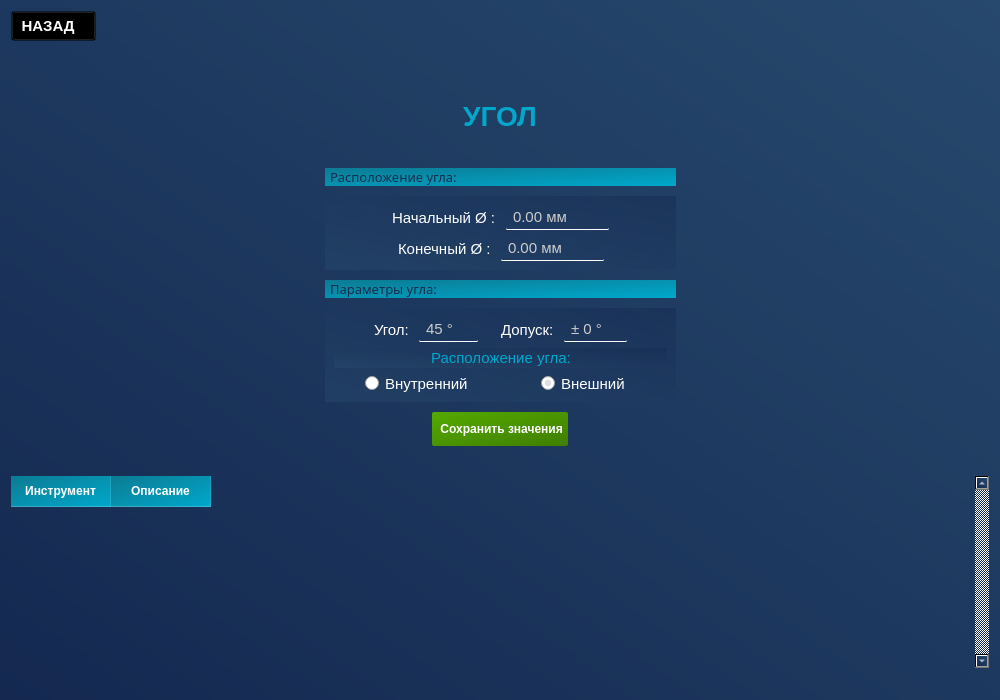
<?xml version="1.0" encoding="UTF-8"?>
<ui version="4.0">
 <class>PageTokarnayaAngle</class>
 <widget class="QWidget" name="PageTokarnayaAngle">
  <property name="geometry">
   <rect>
    <x>0</x>
    <y>0</y>
    <width>1000</width>
    <height>700</height>
   </rect>
  </property>
  <property name="minimumSize">
   <size>
    <width>1000</width>
    <height>0</height>
   </size>
  </property>
  <property name="windowTitle">
   <string>Form</string>
  </property>
  <property name="styleSheet">
   <string notr="true">color: white;
background-color: qlineargradient(spread:pad, x1:0, y1:1, x2:1, y2:0, stop:0 rgba(20, 40, 80, 255), stop:1 rgba(39, 73, 109, 255));
</string>
  </property>
  <layout class="QVBoxLayout" name="verticalLayout_2">
   <item alignment="Qt::AlignmentFlag::AlignLeft">
    <widget class="QPushButton" name="btn_home_tokarnaya_angle">
     <property name="sizePolicy">
      <sizepolicy hsizetype="Minimum" vsizetype="Fixed">
       <horstretch>0</horstretch>
       <verstretch>0</verstretch>
      </sizepolicy>
     </property>
     <property name="minimumSize">
      <size>
       <width>70</width>
       <height>0</height>
      </size>
     </property>
     <property name="maximumSize">
      <size>
       <width>150</width>
       <height>30</height>
      </size>
     </property>
     <property name="font">
      <font>
       <pointsize>11</pointsize>
       <bold>true</bold>
      </font>
     </property>
     <property name="styleSheet">
      <string notr="true">QPushButton {
	border-bottom: 1px solid white;
	height: 30px;
	background-color: rgba(0,0,0,0);
	padding: 5 20 5 5

}
QPushButton:hover {
	border-radius: 10px;
	border: none;
	border-left: 1px solid rgb(58, 170, 255);
	background-color: qlineargradient(spread:pad, x1:1, y1:0.506, x2:0.517045, y2:0.528, stop:0.0340909 rgba(15, 109, 159, 0), stop:1 rgba(15, 109, 159, 64))
}
QPushButton:pressed {
	background-color: rgb(0, 53, 93)
}</string>
     </property>
     <property name="text">
      <string> НАЗАД</string>
     </property>
     <property name="icon">
      <iconset resource="res/res.qrc">
       <normaloff>:/icons/back2.png</normaloff>:/icons/back2.png</iconset>
     </property>
    </widget>
   </item>
   <item>
    <spacer name="verticalSpacer">
     <property name="orientation">
      <enum>Qt::Orientation::Vertical</enum>
     </property>
     <property name="sizeHint" stdset="0">
      <size>
       <width>20</width>
       <height>40</height>
      </size>
     </property>
    </spacer>
   </item>
   <item>
    <widget class="QLabel" name="label_7">
     <property name="sizePolicy">
      <sizepolicy hsizetype="Minimum" vsizetype="Maximum">
       <horstretch>0</horstretch>
       <verstretch>0</verstretch>
      </sizepolicy>
     </property>
     <property name="font">
      <font>
       <pointsize>-1</pointsize>
       <fontweight>DemiBold</fontweight>
      </font>
     </property>
     <property name="styleSheet">
      <string notr="true">background-color: none;
color: qlineargradient(spread:pad, x1:0, y1:0, x2:1, y2:1, stop:0 rgba(12, 123, 147, 255), stop:1 rgba(0, 168, 204, 255));
font-size: 28px;
font-weight: 600;
border: none;
width: 300px;

</string>
     </property>
     <property name="text">
      <string>УГОЛ</string>
     </property>
     <property name="alignment">
      <set>Qt::AlignmentFlag::AlignCenter</set>
     </property>
    </widget>
   </item>
   <item>
    <layout class="QVBoxLayout" name="verticalLayout_10">
     <property name="spacing">
      <number>10</number>
     </property>
     <property name="leftMargin">
      <number>0</number>
     </property>
     <property name="topMargin">
      <number>0</number>
     </property>
     <property name="rightMargin">
      <number>0</number>
     </property>
     <property name="bottomMargin">
      <number>0</number>
     </property>
     <item>
      <layout class="QHBoxLayout" name="horizontalLayout">
       <property name="topMargin">
        <number>10</number>
       </property>
       <item>
        <spacer name="horizontalSpacer">
         <property name="orientation">
          <enum>Qt::Orientation::Horizontal</enum>
         </property>
         <property name="sizeHint" stdset="0">
          <size>
           <width>40</width>
           <height>20</height>
          </size>
         </property>
        </spacer>
       </item>
       <item>
        <widget class="QWidget" name="main" native="true">
         <property name="mouseTracking">
          <bool>true</bool>
         </property>
         <property name="tabletTracking">
          <bool>false</bool>
         </property>
         <property name="autoFillBackground">
          <bool>false</bool>
         </property>
         <property name="styleSheet">
          <string notr="true">QWidget {
	border: none;
	background: none;
	
}
</string>
         </property>
         <layout class="QVBoxLayout" name="verticalLayout_11">
          <property name="spacing">
           <number>10</number>
          </property>
          <property name="leftMargin">
           <number>10</number>
          </property>
          <property name="topMargin">
           <number>20</number>
          </property>
          <property name="rightMargin">
           <number>10</number>
          </property>
          <property name="bottomMargin">
           <number>20</number>
          </property>
          <item>
           <widget class="QLabel" name="label_9">
            <property name="font">
             <font>
              <family>Segoe UI Light</family>
              <pointsize>10</pointsize>
              <bold>false</bold>
             </font>
            </property>
            <property name="styleSheet">
             <string notr="true">QLabel {
	background: qlineargradient(spread:pad, x1:0, y1:0, x2:1, y2:1, stop:0 rgba(12, 123, 147, 255), stop:1 rgba(0, 168, 204, 255));
	padding-left: 2px;	
	color: rgb(24, 45, 76)
}
</string>
            </property>
            <property name="text">
             <string>Расположение угла:</string>
            </property>
           </widget>
          </item>
          <item>
           <widget class="QWidget" name="widget" native="true">
            <property name="styleSheet">
             <string notr="true">QWidget {
	background: qlineargradient(spread:pad, x1:0, y1:1, x2:1, y2:0, stop:0 rgba(39, 72, 109, 129), stop:1 rgba(21, 41, 81, 129));

}
Line {
	background: qlineargradient(spread:pad, x1:0, y1:0, x2:1, y2:1, stop:0 rgba(8, 81, 97, 128), stop:1 rgba(0, 117, 142, 106))
}</string>
            </property>
            <layout class="QVBoxLayout" name="verticalLayout">
             <item>
              <widget class="QWidget" name="horizontalWidget_4" native="true">
               <property name="styleSheet">
                <string notr="true">border-radius: none;
border: none;
background: none;</string>
               </property>
               <layout class="QHBoxLayout" name="horizontalLayout_11">
                <property name="spacing">
                 <number>10</number>
                </property>
                <property name="leftMargin">
                 <number>0</number>
                </property>
                <property name="topMargin">
                 <number>0</number>
                </property>
                <property name="rightMargin">
                 <number>0</number>
                </property>
                <property name="bottomMargin">
                 <number>0</number>
                </property>
                <item>
                 <spacer name="horizontalSpacer_13">
                  <property name="orientation">
                   <enum>Qt::Orientation::Horizontal</enum>
                  </property>
                  <property name="sizeHint" stdset="0">
                   <size>
                    <width>40</width>
                    <height>20</height>
                   </size>
                  </property>
                 </spacer>
                </item>
                <item>
                 <widget class="QLabel" name="label_6">
                  <property name="font">
                   <font>
                    <pointsize>11</pointsize>
                   </font>
                  </property>
                  <property name="styleSheet">
                   <string notr="true">background: none;
border: none;

border-radius: none;</string>
                  </property>
                  <property name="text">
                   <string>Начальный Ø :</string>
                  </property>
                 </widget>
                </item>
                <item alignment="Qt::AlignmentFlag::AlignRight">
                 <widget class="QDoubleSpinBox" name="doubleSpinBox_start_d">
                  <property name="styleSheet">
                   <string notr="true">QDoubleSpinBox {
	padding: 2 5 2 5;	
	border: none;
	border-bottom: 1px solid white;
	border-radius: 1px;
	background: rgba(255, 255, 255, 0);
	transition: color 0.3s ease;
	transition: border-bottom 0.4s ease;
	color: rgb(204, 204, 204);
	font-size: 11pt
}

QDoubleSpinBox:disabled {
	color: rgb(120, 106, 107);
	background: rgba(255, 255, 255, 20);
}

QDoubleSpinBox:hover {
	color: rgb(255, 255, 255)
}

QDoubleSpinBox:pressed {
	border-bottom: 1px solid white;
}
</string>
                  </property>
                  <property name="prefix">
                   <string/>
                  </property>
                  <property name="suffix">
                   <string> мм</string>
                  </property>
                  <property name="minimum">
                   <double>0.000000000000000</double>
                  </property>
                  <property name="maximum">
                   <double>630.000000000000000</double>
                  </property>
                  <property name="value">
                   <double>0.000000000000000</double>
                  </property>
                 </widget>
                </item>
                <item>
                 <spacer name="horizontalSpacer_14">
                  <property name="orientation">
                   <enum>Qt::Orientation::Horizontal</enum>
                  </property>
                  <property name="sizeHint" stdset="0">
                   <size>
                    <width>40</width>
                    <height>20</height>
                   </size>
                  </property>
                 </spacer>
                </item>
               </layout>
              </widget>
             </item>
             <item>
              <widget class="QWidget" name="horizontalWidget_2" native="true">
               <property name="styleSheet">
                <string notr="true">border-radius: none;
border: none;
background: none;</string>
               </property>
               <layout class="QHBoxLayout" name="horizontalLayout_4">
                <property name="spacing">
                 <number>10</number>
                </property>
                <property name="leftMargin">
                 <number>0</number>
                </property>
                <property name="topMargin">
                 <number>0</number>
                </property>
                <property name="rightMargin">
                 <number>0</number>
                </property>
                <property name="bottomMargin">
                 <number>0</number>
                </property>
                <item>
                 <spacer name="horizontalSpacer_3">
                  <property name="orientation">
                   <enum>Qt::Orientation::Horizontal</enum>
                  </property>
                  <property name="sizeHint" stdset="0">
                   <size>
                    <width>40</width>
                    <height>20</height>
                   </size>
                  </property>
                 </spacer>
                </item>
                <item>
                 <widget class="QLabel" name="label_2">
                  <property name="font">
                   <font>
                    <pointsize>11</pointsize>
                   </font>
                  </property>
                  <property name="styleSheet">
                   <string notr="true">background: none;
border: none;

border-radius: none;</string>
                  </property>
                  <property name="text">
                   <string>Конечный Ø :</string>
                  </property>
                 </widget>
                </item>
                <item>
                 <widget class="QDoubleSpinBox" name="doubleSpinBox_end_d">
                  <property name="styleSheet">
                   <string notr="true">QDoubleSpinBox {
	padding: 2 5 2 5;	
	border: none;
	border-bottom: 1px solid white;
	border-radius: 1px;
	background: rgba(255, 255, 255, 0);
	transition: color 0.3s ease;
	transition: border-bottom 0.4s ease;
	color: rgb(204, 204, 204);
	font-size: 11pt
}

QDoubleSpinBox:disabled {
	color: rgb(120, 106, 107);
	background: rgba(255, 255, 255, 20);
}

QDoubleSpinBox:hover {
	color: rgb(255, 255, 255)
}

QDoubleSpinBox:pressed {
	border-bottom: 1px solid white;
}
</string>
                  </property>
                  <property name="prefix">
                   <string/>
                  </property>
                  <property name="suffix">
                   <string> мм</string>
                  </property>
                  <property name="minimum">
                   <double>0.000000000000000</double>
                  </property>
                  <property name="maximum">
                   <double>630.000000000000000</double>
                  </property>
                  <property name="value">
                   <double>0.000000000000000</double>
                  </property>
                 </widget>
                </item>
                <item>
                 <spacer name="horizontalSpacer_4">
                  <property name="orientation">
                   <enum>Qt::Orientation::Horizontal</enum>
                  </property>
                  <property name="sizeHint" stdset="0">
                   <size>
                    <width>40</width>
                    <height>20</height>
                   </size>
                  </property>
                 </spacer>
                </item>
               </layout>
              </widget>
             </item>
            </layout>
           </widget>
          </item>
          <item>
           <widget class="QLabel" name="label_12">
            <property name="font">
             <font>
              <family>Segoe UI Light</family>
              <pointsize>10</pointsize>
              <bold>false</bold>
             </font>
            </property>
            <property name="styleSheet">
             <string notr="true">QLabel {
	background: qlineargradient(spread:pad, x1:0, y1:0, x2:1, y2:1, stop:0 rgba(12, 123, 147, 255), stop:1 rgba(0, 168, 204, 255));
	padding-left: 2px;	
	color: rgb(24, 45, 76)
}
</string>
            </property>
            <property name="text">
             <string>Параметры угла:</string>
            </property>
           </widget>
          </item>
          <item>
           <widget class="QWidget" name="widget_2" native="true">
            <property name="styleSheet">
             <string notr="true">QWidget {
	background: qlineargradient(spread:pad, x1:0, y1:1, x2:1, y2:0, stop:0 rgba(39, 72, 109, 129), stop:1 rgba(21, 41, 81, 129));

}
Line {
	background: qlineargradient(spread:pad, x1:0, y1:0, x2:1, y2:1, stop:0 rgba(8, 81, 97, 128), stop:1 rgba(0, 117, 142, 106))
}</string>
            </property>
            <layout class="QVBoxLayout" name="verticalLayout_3">
             <item>
              <widget class="QWidget" name="horizontalWidget_3" native="true">
               <property name="styleSheet">
                <string notr="true">border-radius: none;
border: none;
background: none;</string>
               </property>
               <layout class="QHBoxLayout" name="horizontalLayout_5">
                <property name="spacing">
                 <number>10</number>
                </property>
                <property name="leftMargin">
                 <number>0</number>
                </property>
                <property name="topMargin">
                 <number>0</number>
                </property>
                <property name="rightMargin">
                 <number>0</number>
                </property>
                <property name="bottomMargin">
                 <number>0</number>
                </property>
                <item>
                 <spacer name="horizontalSpacer_5">
                  <property name="orientation">
                   <enum>Qt::Orientation::Horizontal</enum>
                  </property>
                  <property name="sizeHint" stdset="0">
                   <size>
                    <width>40</width>
                    <height>20</height>
                   </size>
                  </property>
                 </spacer>
                </item>
                <item alignment="Qt::AlignmentFlag::AlignHCenter">
                 <widget class="QLabel" name="label_3">
                  <property name="font">
                   <font>
                    <pointsize>11</pointsize>
                   </font>
                  </property>
                  <property name="styleSheet">
                   <string notr="true">background: none;
border: none;

border-radius: none;</string>
                  </property>
                  <property name="text">
                   <string>Угол:</string>
                  </property>
                 </widget>
                </item>
                <item>
                 <widget class="QSpinBox" name="spinBox_angle">
                  <property name="styleSheet">
                   <string notr="true">QSpinBox {
	padding: 2 5 2 5;	
	border: none;
	border-bottom: 1px solid white;
	border-radius: 1px;
	background: rgba(255, 255, 255, 0);
	transition: color 0.3s ease;
	transition: border-bottom 0.4s ease;
	color: rgb(204, 204, 204);
	font-size: 11pt
}

QSpinBox:disabled {
	color: rgb(120, 106, 107);
	background: rgba(255, 255, 255, 20);
}

QSpinBox:hover {
	color: rgb(255, 255, 255)
}

QSpinBox:pressed {
	border-bottom: 1px solid white;
}
</string>
                  </property>
                  <property name="suffix">
                   <string> °</string>
                  </property>
                  <property name="minimum">
                   <number>1</number>
                  </property>
                  <property name="value">
                   <number>45</number>
                  </property>
                 </widget>
                </item>
                <item>
                 <widget class="Line" name="line">
                  <property name="minimumSize">
                   <size>
                    <width>0</width>
                    <height>1</height>
                   </size>
                  </property>
                  <property name="orientation">
                   <enum>Qt::Orientation::Vertical</enum>
                  </property>
                 </widget>
                </item>
                <item>
                 <widget class="QLabel" name="label_8">
                  <property name="font">
                   <font>
                    <pointsize>11</pointsize>
                   </font>
                  </property>
                  <property name="styleSheet">
                   <string notr="true">background: none;
border: none;

border-radius: none;</string>
                  </property>
                  <property name="text">
                   <string>Допуск:</string>
                  </property>
                 </widget>
                </item>
                <item>
                 <widget class="QSpinBox" name="spinBox_angle_2">
                  <property name="styleSheet">
                   <string notr="true">QSpinBox {
	padding: 2 5 2 5;	
	border: none;
	border-bottom: 1px solid white;
	border-radius: 1px;
	background: rgba(255, 255, 255, 0);
	transition: color 0.3s ease;
	transition: border-bottom 0.4s ease;
	color: rgb(204, 204, 204);
	font-size: 11pt
}

QSpinBox:disabled {
	color: rgb(120, 106, 107);
	background: rgba(255, 255, 255, 20);
}

QSpinBox:hover {
	color: rgb(255, 255, 255)
}

QSpinBox:pressed {
	border-bottom: 1px solid white;
}
</string>
                  </property>
                  <property name="suffix">
                   <string> °</string>
                  </property>
                  <property name="prefix">
                   <string>± </string>
                  </property>
                  <property name="minimum">
                   <number>0</number>
                  </property>
                  <property name="maximum">
                   <number>5</number>
                  </property>
                  <property name="value">
                   <number>0</number>
                  </property>
                 </widget>
                </item>
                <item>
                 <spacer name="horizontalSpacer_6">
                  <property name="orientation">
                   <enum>Qt::Orientation::Horizontal</enum>
                  </property>
                  <property name="sizeHint" stdset="0">
                   <size>
                    <width>40</width>
                    <height>20</height>
                   </size>
                  </property>
                 </spacer>
                </item>
               </layout>
              </widget>
             </item>
             <item>
              <widget class="QWidget" name="horizontalWidget_5" native="true">
               <property name="styleSheet">
                <string notr="true">border-radius: none;
border: none;</string>
               </property>
               <layout class="QHBoxLayout" name="horizontalLayout_7">
                <property name="spacing">
                 <number>10</number>
                </property>
                <property name="leftMargin">
                 <number>0</number>
                </property>
                <property name="topMargin">
                 <number>0</number>
                </property>
                <property name="rightMargin">
                 <number>0</number>
                </property>
                <property name="bottomMargin">
                 <number>0</number>
                </property>
                <item>
                 <spacer name="horizontalSpacer_9">
                  <property name="orientation">
                   <enum>Qt::Orientation::Horizontal</enum>
                  </property>
                  <property name="sizeHint" stdset="0">
                   <size>
                    <width>40</width>
                    <height>20</height>
                   </size>
                  </property>
                 </spacer>
                </item>
                <item>
                 <widget class="QLabel" name="label_11">
                  <property name="font">
                   <font>
                    <pointsize>11</pointsize>
                    <underline>false</underline>
                   </font>
                  </property>
                  <property name="styleSheet">
                   <string notr="true">background: none;
border: none;
border-radius: none;
color: qlineargradient(spread:pad, x1:0, y1:0, x2:1, y2:1, stop:0 rgba(12, 123, 147, 255), stop:1 rgba(0, 168, 204, 255))</string>
                  </property>
                  <property name="text">
                   <string>Расположение угла:</string>
                  </property>
                 </widget>
                </item>
                <item>
                 <spacer name="horizontalSpacer_10">
                  <property name="orientation">
                   <enum>Qt::Orientation::Horizontal</enum>
                  </property>
                  <property name="sizeHint" stdset="0">
                   <size>
                    <width>40</width>
                    <height>20</height>
                   </size>
                  </property>
                 </spacer>
                </item>
               </layout>
              </widget>
             </item>
             <item>
              <widget class="QGroupBox" name="groupBox_2">
               <property name="font">
                <font>
                 <pointsize>11</pointsize>
                </font>
               </property>
               <property name="styleSheet">
                <string notr="true">border: none;
border-radius: 0;
background: none;</string>
               </property>
               <property name="title">
                <string/>
               </property>
               <property name="alignment">
                <set>Qt::AlignmentFlag::AlignCenter</set>
               </property>
               <layout class="QHBoxLayout" name="horizontalLayout_8">
                <property name="spacing">
                 <number>0</number>
                </property>
                <property name="leftMargin">
                 <number>0</number>
                </property>
                <property name="topMargin">
                 <number>0</number>
                </property>
                <property name="rightMargin">
                 <number>0</number>
                </property>
                <property name="bottomMargin">
                 <number>0</number>
                </property>
                <item alignment="Qt::AlignmentFlag::AlignHCenter">
                 <widget class="QRadioButton" name="radioButton_in">
                  <property name="font">
                   <font>
                    <pointsize>11</pointsize>
                   </font>
                  </property>
                  <property name="text">
                   <string>Внутренний</string>
                  </property>
                  <property name="checked">
                   <bool>false</bool>
                  </property>
                 </widget>
                </item>
                <item alignment="Qt::AlignmentFlag::AlignHCenter">
                 <widget class="QRadioButton" name="radioButton_out">
                  <property name="font">
                   <font>
                    <pointsize>11</pointsize>
                   </font>
                  </property>
                  <property name="text">
                   <string>Внешний</string>
                  </property>
                  <property name="checked">
                   <bool>true</bool>
                  </property>
                 </widget>
                </item>
               </layout>
              </widget>
             </item>
            </layout>
           </widget>
          </item>
          <item alignment="Qt::AlignmentFlag::AlignHCenter">
           <widget class="QPushButton" name="btn_save_result_angle">
            <property name="font">
             <font>
              <bold>true</bold>
             </font>
            </property>
            <property name="styleSheet">
             <string notr="true">QPushButton {
	height: 30px;
	border: none;
	border-radius: 2px;
	background-color: qlineargradient(spread:pad, x1:0, y1:0, x2:1, y2:1, stop:0 rgba(85, 170, 0, 255), stop:1 rgba(63, 126, 0, 255));
	padding: 2 5 2 5
}
QPushButton:hover {
	background-color: qlineargradient(spread:pad, x1:0, y1:0, x2:1, y2:1, stop:0 rgba(63, 126, 0, 255), stop:1 rgba(85, 170, 0, 255));
	color: qlineargradient(spread:pad, x1:0, y1:0, x2:1, y2:0, stop:0 rgba(191, 191, 191, 255), stop:1 rgba(211, 211, 211, 255));
	border: 1px solid qlineargradient(spread:pad, x1:0, y1:0, x2:1, y2:1, stop:0 rgba(95, 189, 0, 255), stop:1 rgba(108, 217, 0, 255))
}
QPushButton:pressed {
	background-color: rgb(62, 124, 0)
}</string>
            </property>
            <property name="text">
             <string> Сохранить значения</string>
            </property>
            <property name="icon">
             <iconset resource="res/res.qrc">
              <normaloff>:/icons/save.png</normaloff>:/icons/save.png</iconset>
            </property>
            <property name="iconSize">
             <size>
              <width>20</width>
              <height>20</height>
             </size>
            </property>
           </widget>
          </item>
         </layout>
        </widget>
       </item>
       <item>
        <spacer name="horizontalSpacer_2">
         <property name="orientation">
          <enum>Qt::Orientation::Horizontal</enum>
         </property>
         <property name="sizeHint" stdset="0">
          <size>
           <width>40</width>
           <height>20</height>
          </size>
         </property>
        </spacer>
       </item>
      </layout>
     </item>
     <item>
      <layout class="QHBoxLayout" name="horizontalLayout_9">
       <property name="leftMargin">
        <number>0</number>
       </property>
       <property name="topMargin">
        <number>0</number>
       </property>
       <property name="rightMargin">
        <number>0</number>
       </property>
       <property name="bottomMargin">
        <number>0</number>
       </property>
       <item>
        <widget class="QTableWidget" name="table_widget_angle">
         <property name="sizePolicy">
          <sizepolicy hsizetype="Expanding" vsizetype="Expanding">
           <horstretch>0</horstretch>
           <verstretch>0</verstretch>
          </sizepolicy>
         </property>
         <property name="font">
          <font>
           <pointsize>10</pointsize>
          </font>
         </property>
         <property name="styleSheet">
          <string notr="true">/* Сам виджет — прозрачный фон */
* {
 background: rgba(255, 255, 255, 0);
}
QTableWidget {
    background: transparent;
    border: none;
    color: #ffffff;
    gridline-color: rgba(255, 255, 255, 0.15);
    selection-background-color: rgba(255, 255, 255, 0.25);
    selection-color: #ffffff;
}

/* Ячейки — без фона, белый текст */
QTableWidget::item {
    background: transparent;
    color: #ffffff;
    padding: 4px 6px;
    border: none;
	border-left: 1px solid rgba(255, 255, 255, 0.15);
	border-bottom: 1px solid rgba(255, 255, 255, 0.15);
	border-right: 1px solid rgba(255, 255, 255, 0.15);

}






/* Заголовки — ЕДИНСТВЕННОЕ место с фоном */
QHeaderView::section {
    background-color: qlineargradient(spread:pad, x1:0, y1:0, x2:1, y2:1, stop:0 rgba(12, 123, 147, 255), stop:1 rgba(0, 168, 204, 255));
    color: #ffffff;
    padding: 6px 8px;
    border: none;
    border-right: 1px solid rgba(255, 255, 255, 0.1);
    border-bottom: 1px solid rgba(255, 255, 255, 0.2);
    font-weight: bold;
}



/* Угловая кнопка (пересечение заголовков) */
QTableCornerButton::section {
    background-color:  qlineargradient(spread:pad, x1:0, y1:0, x2:1, y2:1, stop:0 rgba(12, 123, 147, 255), stop:1 rgba(0, 168, 204, 255));
    border: none;
    border-right: 1px solid rgba(255, 255, 255, 0.1);
    border-bottom: 1px solid rgba(255, 255, 255, 0.2);
}

/* Скроллбары — минимально, чтобы не мешали */
QTableWidget QScrollBar:vertical {
    background: transparent;
    width: 8px;
}

QTableWidget QScrollBar::handle:vertical {
    background: rgba(255, 255, 255, 0.3);
    border-radius: 4px;
    min-height: 20px;
}

QTableWidget QScrollBar::handle:vertical:hover {
    background: rgba(255, 255, 255, 0.5);
}

QTableWidget QScrollBar::add-line:vertical,
QTableWidget QScrollBar::sub-line:vertical,
QTableWidget QScrollBar::add-page:vertical,
QTableWidget QScrollBar::sub-page:vertical {
    background: transparent;
    height: 0px;
}

QTableWidget QScrollBar:horizontal {
    background: transparent;
    height: 8px;
}

QTableWidget QScrollBar::handle:horizontal {
    background: rgba(255, 255, 255, 0.3);
    border-radius: 4px;
    min-width: 20px;
}

QTableWidget QScrollBar::handle:horizontal:hover {
    background: rgba(255, 255, 255, 0.5);
}

QTableWidget QScrollBar::add-line:horizontal,
QTableWidget QScrollBar::sub-line:horizontal,
QTableWidget QScrollBar::add-page:horizontal,
QTableWidget QScrollBar::sub-page:horizontal {
    background: transparent;
    width: 0px;
}
QPushButton {
	image: url(:/icons/trash.png);
	padding: 10;
	width: 30;
	height: 30;
}
QPushButton:hover {
	image: url(:/icons/trash_grey.png);
	cursor: pointer;
}</string>
         </property>
         <property name="verticalScrollBarPolicy">
          <enum>Qt::ScrollBarPolicy::ScrollBarAlwaysOn</enum>
         </property>
         <property name="horizontalScrollBarPolicy">
          <enum>Qt::ScrollBarPolicy::ScrollBarAlwaysOff</enum>
         </property>
         <property name="autoScroll">
          <bool>false</bool>
         </property>
         <property name="rowCount">
          <number>0</number>
         </property>
         <property name="columnCount">
          <number>2</number>
         </property>
         <attribute name="verticalHeaderVisible">
          <bool>false</bool>
         </attribute>
         <attribute name="verticalHeaderMinimumSectionSize">
          <number>90</number>
         </attribute>
         <attribute name="verticalHeaderDefaultSectionSize">
          <number>100</number>
         </attribute>
         <column>
          <property name="text">
           <string>Инструмент</string>
          </property>
         </column>
         <column>
          <property name="text">
           <string>Описание</string>
          </property>
         </column>
        </widget>
       </item>
      </layout>
     </item>
    </layout>
   </item>
   <item>
    <widget class="QLabel" name="text_error_start">
     <property name="font">
      <font>
       <pointsize>10</pointsize>
      </font>
     </property>
     <property name="styleSheet">
      <string notr="true">background:none</string>
     </property>
     <property name="text">
      <string/>
     </property>
     <property name="alignment">
      <set>Qt::AlignmentFlag::AlignCenter</set>
     </property>
    </widget>
   </item>
  </layout>
 </widget>
 <resources>
  <include location="res/res.qrc"/>
 </resources>
 <connections/>
</ui>
